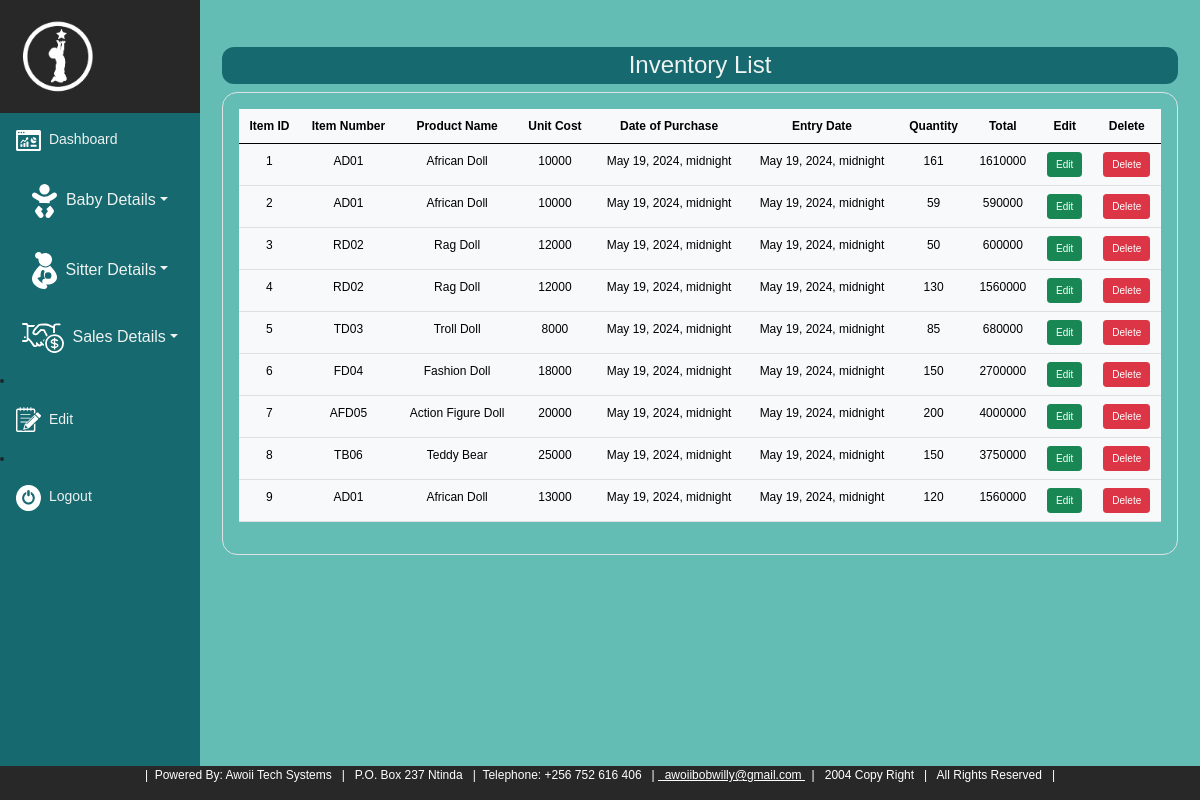
Screenshot of /inventory/ (signed in) with the database file from the repository.
### atsapp/models.py (models this page shows, shortened)
class Purchase(models.Model):
    po_item_number = models.CharField(max_length=20)
    po_product_name = models.CharField(max_length=50)
    po_unit_cost = models.IntegerField()
    po_purchase_date = models.DateTimeField()
    po_entry_date = models.DateTimeField()
    po_quantity = models.PositiveSmallIntegerField()
    @property
    def total(self):
        return self.po_unit_cost*self.po_quantity

### atsapp/views.py (the view)
# urls.py: path('inventory/', views.inventorylist, name='inventory'),
@login_required
def inventorylist(request):
    purchaselists = Purchase.objects.all()
    return render(request, 'atsapp/inventory.html', {'purchaselists': purchaselists})

### atsapp/templates/atsapp/inventory.html
{% extends 'atsapp/base.html' %}
{% load static %}
{% block content %}
<div class="container mt-4" style = "font-size: 12px; border-radius: 40px">
  <h4  class="infoheading">Inventory List</h4>
  <div class="border p-3 overflow-scroll" style = "border-radius: 15px;">
    <table class="table table table-hover table-light">
      <thead>
        <tr>
          <th scope="col">Item ID</th>
          <th scope="col">Item Number</th>
          <th scope="col">Product Name</th>
          <th scope="col">Unit Cost</th>
          <th scope="col">Date of Purchase</th>
          <th scope="col">Entry Date</th>
          <th scope="col">Quantity</th>
          <th scope="col">Total</th>
          <th scope="col">Edit</th>
          <th scope="col">Delete</th>
        </tr>
      </thead>
      <tbody>
        {% for purchase in purchaselists %}
        <tr>
          <td>{{ purchase.id }}</td>
          <td>{{ purchase.po_item_number }}</td>
          <td>{{ purchase.po_product_name }}</td>
          <td>{{ purchase.po_unit_cost }}</td>
          <td>{{ purchase.po_purchase_date }}</td>
          <td>{{ purchase.po_entry_date }}</td>
          <td>{{ purchase.po_quantity }}</td>
          <td>{{ purchase.total }}</td>
          <td><a class = "btn btn-sm btn-success" href="{% url 'edit_inventory' purchase.id %}" style = "font-size: 10px;">Edit</a></td>
          <td><a class = "btn btn-sm btn-danger" href= "{% url 'delete_inventory' purchase.id %}" style = "font-size: 10px;">Delete</a></td>
        </tr>
        {% endfor %}
      </tbody>
    </table>
</div>
</div>
{% endblock %}

### atsapp/static/atsapp/css/stail.css (style rules this page uses)
body { margin: 0; font-family: Arial, Helvetica, sans-serif; background-color: rgb(99, 189, 181); font-size: 14px; }
.container { position: relative; text-align: center; color: white; }
.infoheading { background-color:rgb(21, 105, 111); border-radius: 12px; text-align: center; padding: 4px; text-align: center; color: rgb(238, 242, 240); margin-top: 20px; }
.container { padding: 2px 6px; }

### rows the page displays
Purchase: id "1", po_item_number "AD01", po_product_name "African Doll", po_unit_cost "10000", po_purchase_date "May 19, 2024, midnight", po_entry_date "May 19, 2024, midnight", po_quantity "161", total "1610000"
Purchase: id "2", po_item_number "AD01", po_product_name "African Doll", po_unit_cost "10000", po_purchase_date "May 19, 2024, midnight", po_entry_date "May 19, 2024, midnight", po_quantity "59", total "590000"
Purchase: id "3", po_item_number "RD02", po_product_name "Rag Doll", po_unit_cost "12000", po_purchase_date "May 19, 2024, midnight", po_entry_date "May 19, 2024, midnight", po_quantity "50", total "600000"
Purchase: id "4", po_item_number "RD02", po_product_name "Rag Doll", po_unit_cost "12000", po_purchase_date "May 19, 2024, midnight", po_entry_date "May 19, 2024, midnight", po_quantity "130", total "1560000"
Purchase: id "5", po_item_number "TD03", po_product_name "Troll Doll", po_unit_cost "8000", po_purchase_date "May 19, 2024, midnight", po_entry_date "May 19, 2024, midnight", po_quantity "85", total "680000"
Purchase: id "6", po_item_number "FD04", po_product_name "Fashion Doll", po_unit_cost "18000", po_purchase_date "May 19, 2024, midnight", po_entry_date "May 19, 2024, midnight", po_quantity "150", total "2700000"
Purchase: id "7", po_item_number "AFD05", po_product_name "Action Figure Doll", po_unit_cost "20000", po_purchase_date "May 19, 2024, midnight", po_entry_date "May 19, 2024, midnight", po_quantity "200", total "4000000"
Purchase: id "8", po_item_number "TB06", po_product_name "Teddy Bear", po_unit_cost "25000", po_purchase_date "May 19, 2024, midnight", po_entry_date "May 19, 2024, midnight", po_quantity "150", total "3750000"
Purchase: id "9", po_item_number "AD01", po_product_name "African Doll", po_unit_cost "13000", po_purchase_date "May 19, 2024, midnight", po_entry_date "May 19, 2024, midnight", po_quantity "120", total "1560000"
